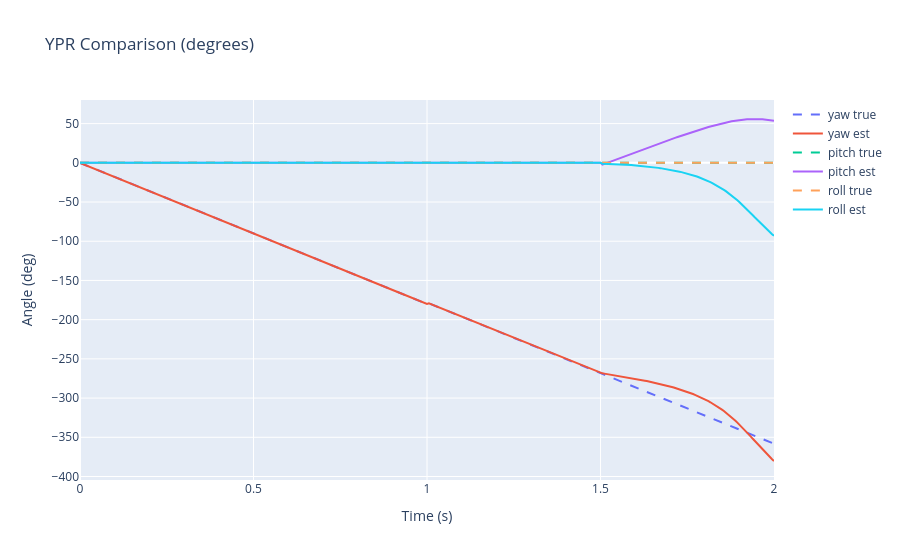

Here is the notebook cell this chart was saved with:
### Markdown cell above
## Plot Yaw/Pitch/Roll (degrees)

### Code cell
# Build DataFrame from computed arrays
df_ypr = pd.DataFrame({
    't': times,
    'yaw_true': ypr_true[:, 0], 'pitch_true': ypr_true[:, 1], 'roll_true': ypr_true[:, 2],
    'yaw_est':  ypr_est[:, 0],  'pitch_est':  ypr_est[:, 1],  'roll_est':  ypr_est[:, 2],
})

fig = go.Figure()
for comp in ['yaw', 'pitch', 'roll']:
    fig.add_scatter(x=df_ypr['t'], y=df_ypr[f'{comp}_true'], name=f'{comp} true', line=dict(dash='dash'))
    fig.add_scatter(x=df_ypr['t'], y=df_ypr[f'{comp}_est'],  name=f'{comp} est')
fig.update_layout(title='YPR Comparison (degrees)', xaxis_title='Time (s)', yaxis_title='Angle (deg)')
fig.show()

### Figure 1 — Plotly figure (JSON) as saved in the notebook; plotly's stock layout.template omitted (floating-point values rounded to 4 significant figures; data arrays with more than 128 entries replaced by an {"elided": "..."} marker saying what was removed)
{"data": [{"line": {"dash": "dash"}, "name": "yaw true", "type": "scatter", "x": {"elided": "361 float values"}, "y": {"elided": "361 float values"}}, {"name": "yaw est", "type": "scatter", "x": {"elided": "361 float values"}, "y": {"elided": "361 float values"}}, {"line": {"dash": "dash"}, "name": "pitch true", "type": "scatter", "x": {"elided": "361 float values"}, "y": {"elided": "361 int values"}}, {"name": "pitch est", "type": "scatter", "x": {"elided": "361 float values"}, "y": {"elided": "361 float values"}}, {"line": {"dash": "dash"}, "name": "roll true", "type": "scatter", "x": {"elided": "361 float values"}, "y": {"elided": "361 int values"}}, {"name": "roll est", "type": "scatter", "x": {"elided": "361 float values"}, "y": {"elided": "361 float values"}}], "layout": {"title": {"text": "YPR Comparison (degrees)"}, "xaxis": {"title": {"text": "Time (s)"}}, "yaxis": {"title": {"text": "Angle (deg)"}}}}
